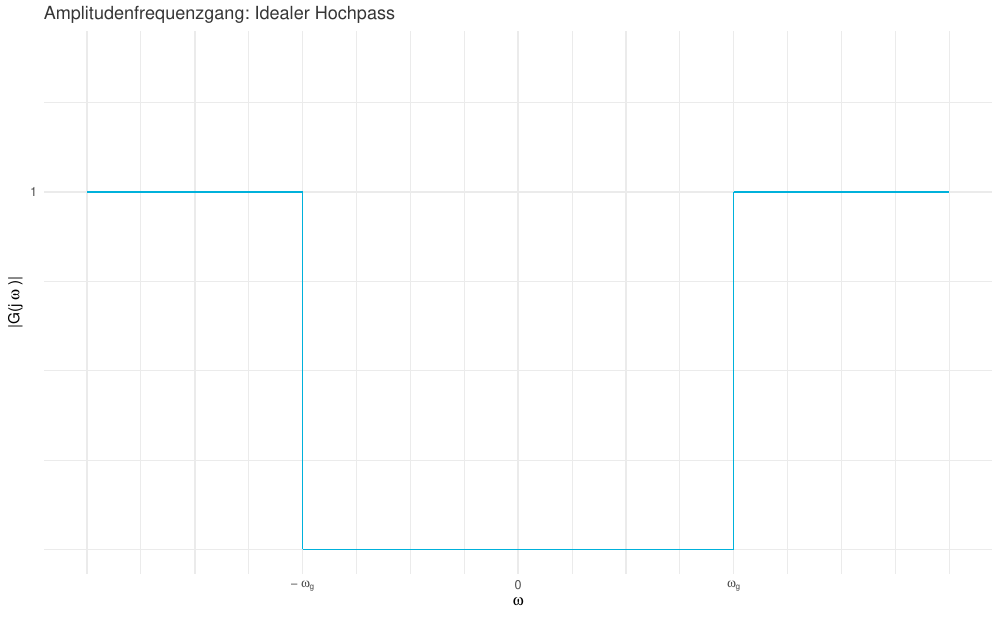

The R source for this figure:
library(ggplot2)

outputName <- "HP_ideal.pdf"
pdfWidth   <- 10
pdfHeight  <- pdfWidth * 0.618

xlimits <- c(-4,4)
ylimits <- c(0, 1.382)

xbreaks <- seq(-4,4,1)
xlabels <- c("","",bquote("-"~omega[g]),"",0,"",bquote(omega[g]),"","")

ybreaks <- c(0.5, 1)
ylabels <- c("","1")

hsBlue <- "#00b1db"

p <- ggplot(data.frame(x=c(0,2)), aes(x=x)) +
  theme_minimal() +
  
  theme(legend.position="none", plot.title = element_text(color = "gray21", size=1.382^8), plot.subtitle = element_text(color = "grey80", size=1.6180339887498948^5)) +
  ggtitle(bquote("Amplitudenfrequenzgang: Idealer Hochpass")) +
  
  xlab(bquote(omega)) +
  ylab(bquote("|G(j" ~ omega ~ ")|")) +
  
  scale_x_continuous(limits = xlimits, breaks = xbreaks, labels=xlabels) +
  scale_y_continuous(limits = ylimits, breaks = ybreaks, labels=ylabels) +
  geom_segment( x = -2, y=0, xend=-2, yend=1, color=hsBlue ) +
  geom_segment( x = 2, y=0, xend=2, yend=1, color=hsBlue ) +
  geom_segment( x = 2, y=1, xend=4, yend=1, color=hsBlue ) +
  geom_segment( x = -2, y=1, xend=-4, yend=1, color=hsBlue ) +
  geom_segment( x = -2, y=0, xend=2, yend=0, color=hsBlue )

pdf(outputName, pdfWidth, pdfHeight)
p
